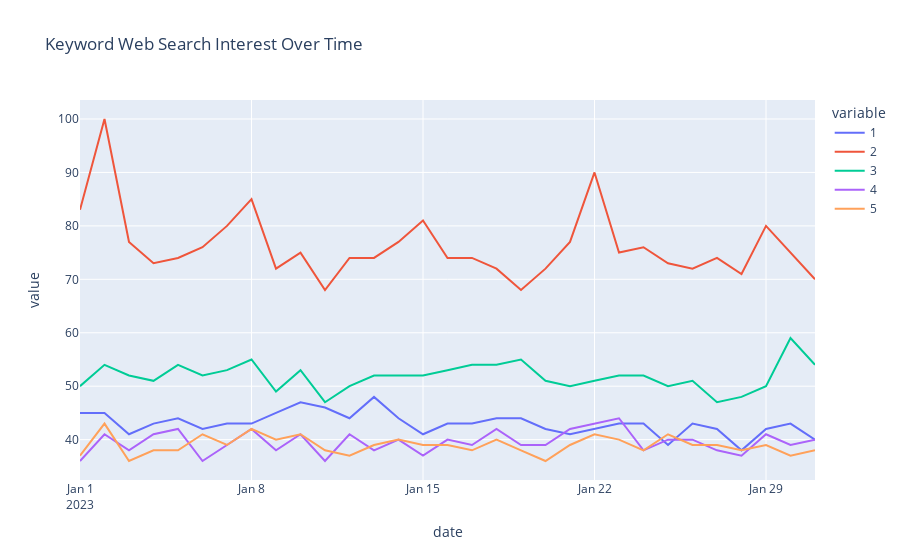

Notebook code for this chart:
### Markdown cell above
Plot Initial Results:

### Code cell
fig =px.line(data, x='date', y=data.columns[1:-1], title='Keyword Web Search Interest Over Time')
fig.show()

### Figure 1 — Plotly figure (JSON) as saved in the notebook; plotly's stock layout.template omitted (floating-point values rounded to 4 significant figures)
{"data": [{"hovertemplate": "variable=1<br>date=%{x}<br>value=%{y}<extra></extra>", "legendgroup": "1", "line": {"color": "#636efa", "dash": "solid"}, "marker": {"symbol": "circle"}, "mode": "lines", "name": "1", "orientation": "v", "showlegend": true, "type": "scatter", "x": ["2023-01-01T00:00:00", "2023-01-02T00:00:00", "2023-01-03T00:00:00", "2023-01-04T00:00:00", "2023-01-05T00:00:00", "2023-01-06T00:00:00", "2023-01-07T00:00:00", "2023-01-08T00:00:00", "2023-01-09T00:00:00", "2023-01-10T00:00:00", "2023-01-11T00:00:00", "2023-01-12T00:00:00", "2023-01-13T00:00:00", "2023-01-14T00:00:00", "2023-01-15T00:00:00", "2023-01-16T00:00:00", "2023-01-17T00:00:00", "2023-01-18T00:00:00", "2023-01-19T00:00:00", "2023-01-20T00:00:00", "2023-01-21T00:00:00", "2023-01-22T00:00:00", "2023-01-23T00:00:00", "2023-01-24T00:00:00", "2023-01-25T00:00:00", "2023-01-26T00:00:00", "2023-01-27T00:00:00", "2023-01-28T00:00:00", "2023-01-29T00:00:00", "2023-01-30T00:00:00", "2023-01-31T00:00:00"], "xaxis": "x", "y": [45, 45, 41, 43, 44, 42, 43, 43, 45, 47, 46, 44, 48, 44, 41, 43, 43, 44, 44, 42, 41, 42, 43, 43, 39, 43, 42, 38, 42, 43, 40], "yaxis": "y"}, {"hovertemplate": "variable=2<br>date=%{x}<br>value=%{y}<extra></extra>", "legendgroup": "2", "line": {"color": "#EF553B", "dash": "solid"}, "marker": {"symbol": "circle"}, "mode": "lines", "name": "2", "orientation": "v", "showlegend": true, "type": "scatter", "x": ["2023-01-01T00:00:00", "2023-01-02T00:00:00", "2023-01-03T00:00:00", "2023-01-04T00:00:00", "2023-01-05T00:00:00", "2023-01-06T00:00:00", "2023-01-07T00:00:00", "2023-01-08T00:00:00", "2023-01-09T00:00:00", "2023-01-10T00:00:00", "2023-01-11T00:00:00", "2023-01-12T00:00:00", "2023-01-13T00:00:00", "2023-01-14T00:00:00", "2023-01-15T00:00:00", "2023-01-16T00:00:00", "2023-01-17T00:00:00", "2023-01-18T00:00:00", "2023-01-19T00:00:00", "2023-01-20T00:00:00", "2023-01-21T00:00:00", "2023-01-22T00:00:00", "2023-01-23T00:00:00", "2023-01-24T00:00:00", "2023-01-25T00:00:00", "2023-01-26T00:00:00", "2023-01-27T00:00:00", "2023-01-28T00:00:00", "2023-01-29T00:00:00", "2023-01-30T00:00:00", "2023-01-31T00:00:00"], "xaxis": "x", "y": [83, 100, 77, 73, 74, 76, 80, 85, 72, 75, 68, 74, 74, 77, 81, 74, 74, 72, 68, 72, 77, 90, 75, 76, 73, 72, 74, 71, 80, 75, 70], "yaxis": "y"}, {"hovertemplate": "variable=3<br>date=%{x}<br>value=%{y}<extra></extra>", "legendgroup": "3", "line": {"color": "#00cc96", "dash": "solid"}, "marker": {"symbol": "circle"}, "mode": "lines", "name": "3", "orientation": "v", "showlegend": true, "type": "scatter", "x": ["2023-01-01T00:00:00", "2023-01-02T00:00:00", "2023-01-03T00:00:00", "2023-01-04T00:00:00", "2023-01-05T00:00:00", "2023-01-06T00:00:00", "2023-01-07T00:00:00", "2023-01-08T00:00:00", "2023-01-09T00:00:00", "2023-01-10T00:00:00", "2023-01-11T00:00:00", "2023-01-12T00:00:00", "2023-01-13T00:00:00", "2023-01-14T00:00:00", "2023-01-15T00:00:00", "2023-01-16T00:00:00", "2023-01-17T00:00:00", "2023-01-18T00:00:00", "2023-01-19T00:00:00", "2023-01-20T00:00:00", "2023-01-21T00:00:00", "2023-01-22T00:00:00", "2023-01-23T00:00:00", "2023-01-24T00:00:00", "2023-01-25T00:00:00", "2023-01-26T00:00:00", "2023-01-27T00:00:00", "2023-01-28T00:00:00", "2023-01-29T00:00:00", "2023-01-30T00:00:00", "2023-01-31T00:00:00"], "xaxis": "x", "y": [50, 54, 52, 51, 54, 52, 53, 55, 49, 53, 47, 50, 52, 52, 52, 53, 54, 54, 55, 51, 50, 51, 52, 52, 50, 51, 47, 48, 50, 59, 54], "yaxis": "y"}, {"hovertemplate": "variable=4<br>date=%{x}<br>value=%{y}<extra></extra>", "legendgroup": "4", "line": {"color": "#ab63fa", "dash": "solid"}, "marker": {"symbol": "circle"}, "mode": "lines", "name": "4", "orientation": "v", "showlegend": true, "type": "scatter", "x": ["2023-01-01T00:00:00", "2023-01-02T00:00:00", "2023-01-03T00:00:00", "2023-01-04T00:00:00", "2023-01-05T00:00:00", "2023-01-06T00:00:00", "2023-01-07T00:00:00", "2023-01-08T00:00:00", "2023-01-09T00:00:00", "2023-01-10T00:00:00", "2023-01-11T00:00:00", "2023-01-12T00:00:00", "2023-01-13T00:00:00", "2023-01-14T00:00:00", "2023-01-15T00:00:00", "2023-01-16T00:00:00", "2023-01-17T00:00:00", "2023-01-18T00:00:00", "2023-01-19T00:00:00", "2023-01-20T00:00:00", "2023-01-21T00:00:00", "2023-01-22T00:00:00", "2023-01-23T00:00:00", "2023-01-24T00:00:00", "2023-01-25T00:00:00", "2023-01-26T00:00:00", "2023-01-27T00:00:00", "2023-01-28T00:00:00", "2023-01-29T00:00:00", "2023-01-30T00:00:00", "2023-01-31T00:00:00"], "xaxis": "x", "y": [36, 41, 38, 41, 42, 36, 39, 42, 38, 41, 36, 41, 38, 40, 37, 40, 39, 42, 39, 39, 42, 43, 44, 38, 40, 40, 38, 37, 41, 39, 40], "yaxis": "y"}, {"hovertemplate": "variable=5<br>date=%{x}<br>value=%{y}<extra></extra>", "legendgroup": "5", "line": {"color": "#FFA15A", "dash": "solid"}, "marker": {"symbol": "circle"}, "mode": "lines", "name": "5", "orientation": "v", "showlegend": true, "type": "scatter", "x": ["2023-01-01T00:00:00", "2023-01-02T00:00:00", "2023-01-03T00:00:00", "2023-01-04T00:00:00", "2023-01-05T00:00:00", "2023-01-06T00:00:00", "2023-01-07T00:00:00", "2023-01-08T00:00:00", "2023-01-09T00:00:00", "2023-01-10T00:00:00", "2023-01-11T00:00:00", "2023-01-12T00:00:00", "2023-01-13T00:00:00", "2023-01-14T00:00:00", "2023-01-15T00:00:00", "2023-01-16T00:00:00", "2023-01-17T00:00:00", "2023-01-18T00:00:00", "2023-01-19T00:00:00", "2023-01-20T00:00:00", "2023-01-21T00:00:00", "2023-01-22T00:00:00", "2023-01-23T00:00:00", "2023-01-24T00:00:00", "2023-01-25T00:00:00", "2023-01-26T00:00:00", "2023-01-27T00:00:00", "2023-01-28T00:00:00", "2023-01-29T00:00:00", "2023-01-30T00:00:00", "2023-01-31T00:00:00"], "xaxis": "x", "y": [37, 43, 36, 38, 38, 41, 39, 42, 40, 41, 38, 37, 39, 40, 39, 39, 38, 40, 38, 36, 39, 41, 40, 38, 41, 39, 39, 38, 39, 37, 38], "yaxis": "y"}], "layout": {"legend": {"title": {"text": "variable"}, "tracegroupgap": 0}, "title": {"text": "Keyword Web Search Interest Over Time"}, "xaxis": {"anchor": "y", "domain": [0, 1], "title": {"text": "date"}}, "yaxis": {"anchor": "x", "domain": [0, 1], "title": {"text": "value"}}}}
